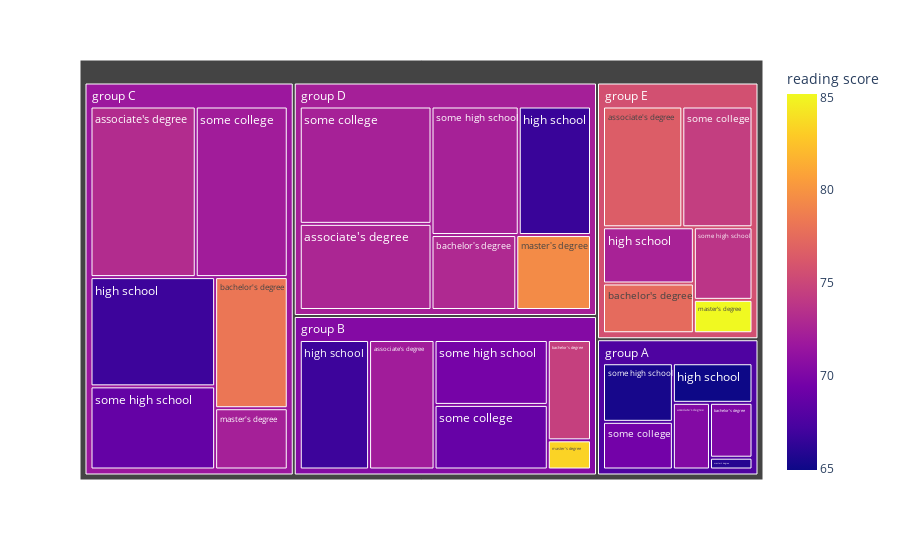

The code cell stored with this chart in its notebook:
### Code cell
fig = px.treemap(students, path=['race','parental level of education'], values='math score',
                color='reading score')
fig.show()

### Figure 1 — Plotly figure (JSON) as saved in the notebook; plotly's stock layout.template omitted (floating-point values rounded to 4 significant figures)
{"data": [{"branchvalues": "total", "customdata": [[70.33], [72.03], [73.18], [72.71], [76.59], [70.18], [74.6], [78.25], [72.95], [77.54], [64.93], [66.82], [66.83], [66.66], [72.48], [65.91], [83.36], [72.29], [79.48], [85.18], [69.5], [68.84], [72.01], [72.37], [74.4], [65.31], [69.67], [68.73], [72.38], [73.83], [67.63], [70.39], [71.69], [72.27], [75.7]], "domain": {"x": [0, 1], "y": [0, 1]}, "hovertemplate": "labels=%{label}<br>math score=%{value}<br>parent=%{parent}<br>id=%{id}<br>reading score=%{color}<extra></extra>", "ids": ["group A/associate's degree", "group B/associate's degree", "group C/associate's degree", "group D/associate's degree", "group E/associate's degree", "group A/bachelor's degree", "group B/bachelor's degree", "group C/bachelor's degree", "group D/bachelor's degree", "group E/bachelor's degree", "group A/high school", "group B/high school", "group C/high school", "group D/high school", "group E/high school", "group A/master's degree", "group B/master's degree", "group C/master's degree", "group D/master's degree", "group E/master's degree", "group A/some college", "group B/some college", "group C/some college", "group D/some college", "group E/some college", "group A/some high school", "group B/some high school", "group C/some high school", "group D/some high school", "group E/some high school", "group A", "group B", "group C", "group D", "group E"], "labels": ["associate's degree", "associate's degree", "associate's degree", "associate's degree", "associate's degree", "bachelor's degree", "bachelor's degree", "bachelor's degree", "bachelor's degree", "bachelor's degree", "high school", "high school", "high school", "high school", "high school", "master's degree", "master's degree", "master's degree", "master's degree", "master's degree", "some college", "some college", "some college", "some college", "some college", "some high school", "some high school", "some high school", "some high school", "some high school", "group A", "group B", "group C", "group D", "group E"], "marker": {"coloraxis": "coloraxis", "colors": [70.33, 72.03, 73.18, 72.71, 76.59, 70.18, 74.6, 78.25, 72.95, 77.54, 64.93, 66.82, 66.83, 66.66, 72.48, 65.91, 83.36, 72.29, 79.48, 85.18, 69.5, 68.84, 72.01, 72.37, 74.4, 65.31, 69.67, 68.73, 72.38, 73.83, 67.63, 70.39, 71.69, 72.27, 75.7]}, "name": "", "parents": ["group A", "group B", "group C", "group D", "group E", "group A", "group B", "group C", "group D", "group E", "group A", "group B", "group C", "group D", "group E", "group A", "group B", "group C", "group D", "group E", "group A", "group B", "group C", "group D", "group E", "group A", "group B", "group C", "group D", "group E", "", "", "", "", ""], "type": "treemap", "values": [854, 2710, 5140, 3380, 2921, 806, 1386, 2726, 1892, 1378, 1088, 2870, 3898, 2766, 1557, 173, 403, 1274, 1668, 597, 1150, 2338, 4494, 4605, 2584, 1414, 2349, 2967, 3338, 1298, 5485, 12056, 20499, 17649, 10335]}], "layout": {"coloraxis": {"colorbar": {"title": {"text": "reading score"}}, "colorscale": [[0, "#0d0887"], [0.1111, "#46039f"], [0.2222, "#7201a8"], [0.3333, "#9c179e"], [0.4444, "#bd3786"], [0.5556, "#d8576b"], [0.6667, "#ed7953"], [0.7778, "#fb9f3a"], [0.8889, "#fdca26"], [1, "#f0f921"]]}, "legend": {"tracegroupgap": 0}, "margin": {"t": 60}}}
